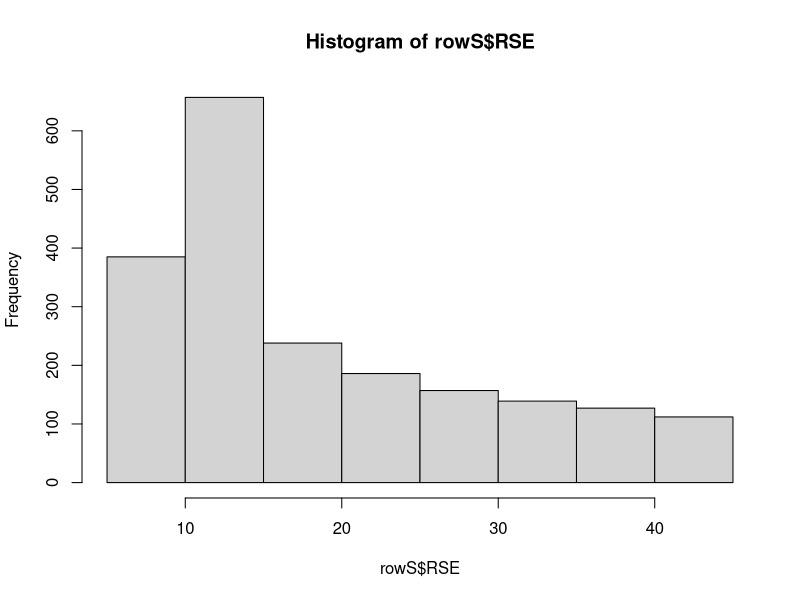
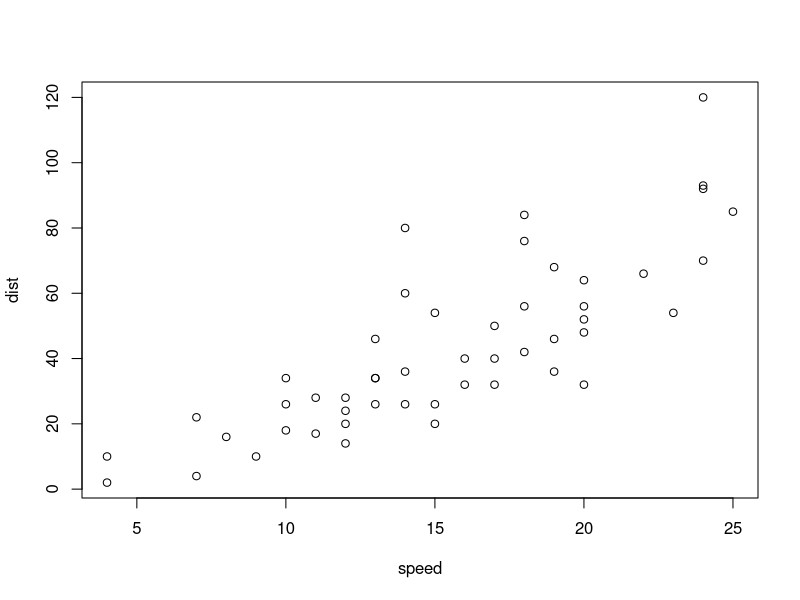

Here is the R script that generated these plots, in order:
## ---- chunk 1
dat<-read.csv("Week-4/hormone_data.csv")
## ---- chunk 2
dat$z<-dat$level-mean(dat$level)
## ---- chunk 3
#potential betas
pB<-seq(-1,1,.001)
## ---- chunk 4

foo<-function(b,x){
(dat$z[x] - b * dat$z[x-1])^2
}

bvals<-sapply(pB,function(f){
  
#Get the estimates for the entire time series
vals<-sapply(2:max(dat$period),foo,b=f)

#append first value to the vector
final<-c(dat$z[1],vals)})

colnames(bvals)<-pB

#Sum the matrix rows
rowS<-data.frame(B=pB,RSE=apply(bvals,2,sum))

hist(rowS$RSE)

#which beta value minimizes the value
rowS[which.min(rowS$RSE),]
## ---- chunk 5
plot(cars)
